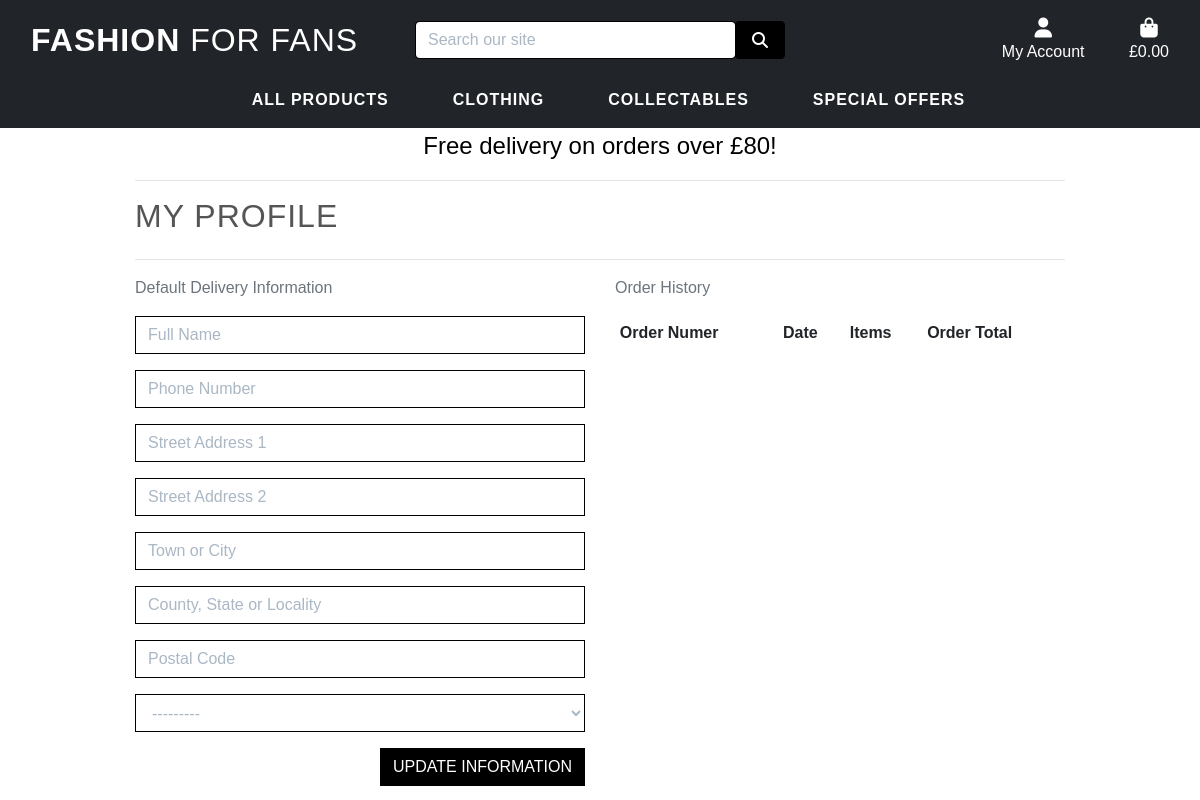
Page /profile/ (signed in) on the earlier database version.
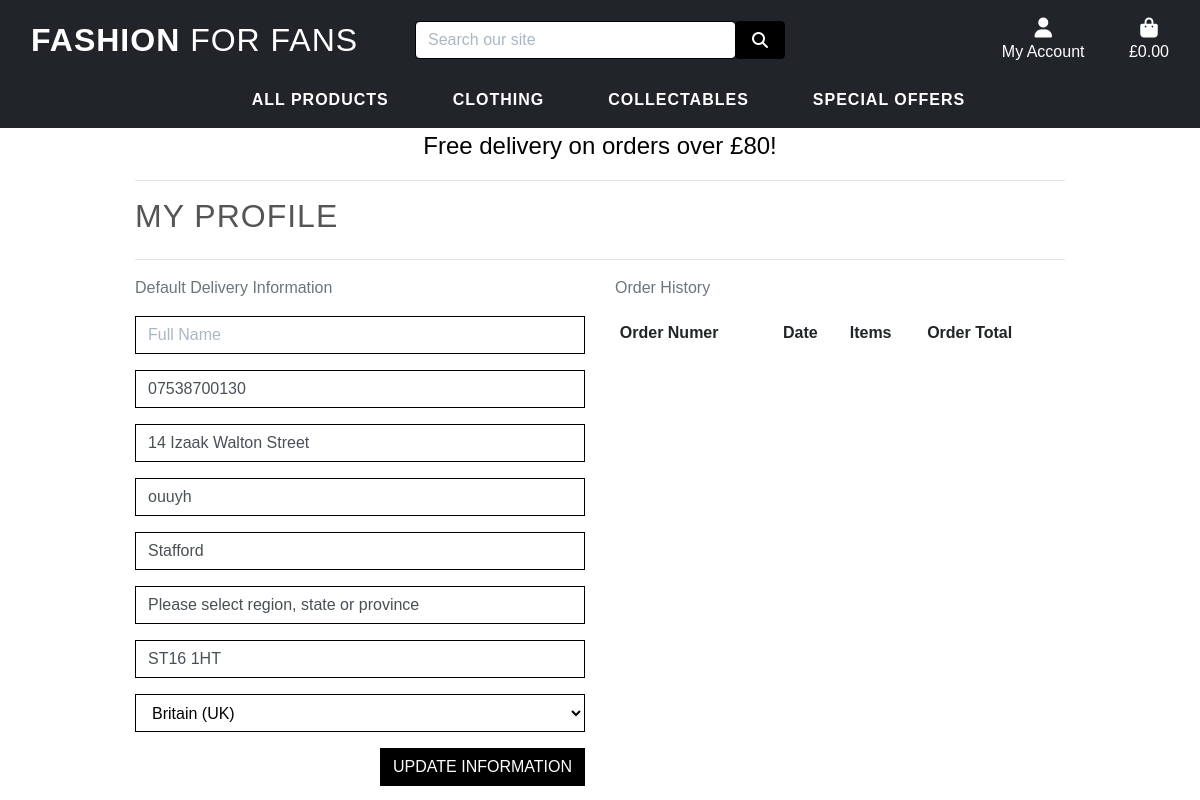
Same page on the later database version.
### profiles/models.py (models this page shows, shortened)
class UserProfile(models.Model):
    user = models.OneToOneField(User, on_delete=models.CASCADE)
    default_full_name = models.CharField(max_length=80, null=True, blank=True)
    default_phone_number = models.CharField(max_length=20, null=True, blank=True)
    default_street_address1 = models.CharField(max_length=80, null=True, blank=True)
    default_street_address2 = models.CharField(max_length=80, null=True, blank=True)
    default_town_or_city = models.CharField(max_length=40, null=True, blank=True)
    default_county = models.CharField(max_length=80, null=True, blank=True)
    default_postcode = models.CharField(max_length=20, null=True, blank=True)
    default_country = CountryField(blank_label='Country ', null=True, blank=True)

### profiles/views.py (the view)
# urls.py: path('profile/', include('profiles.urls')),
def profile(request):
    profile = get_object_or_404(UserProfile, user=request.user)
    if request.method == 'POST':
        form = UserProfileForm(request.POST, instance=profile)
        if form.is_valid():
            form.save()
            messages.success(request, 'Profile updated seccessfully')
    form = UserProfileForm(instance=profile)
    orders = profile.orders.all()
    template = 'profiles/profile.html'
    context = {
        'form': form,
        'orders': orders,
        'on_profile_page': True,
    }
    return render(request, template, context)

### profiles/forms.py
class UserProfileForm(forms.ModelForm):
    class Meta:
        model = UserProfile
        exclude = ('user',)
    def __init__(self, *args, **kwargs):
        super().__init__(*args, **kwargs)
        placeholders = {
            'default_full_name': 'Full Name',
            'default_phone_number': 'Phone Number',
            'default_street_address1': 'Street Address 1',
            'default_street_address2': 'Street Address 2',
            'default_town_or_city': 'Town or City',
            'default_postcode': 'Postal Code',
            'default_county': 'County, State or Locality',
        }
        self.fields['default_phone_number'].widget.attrs['autofocus'] = True
        for field in self.fields:
            if field != 'default_country':
                if self.fields[field].required:
                    placeholder = f'{placeholders[field]} *'
                else:
                    placeholder = placeholders[field]
                self.fields[field].widget.attrs['placeholder'] = placeholder
            self.fields[field].widget.attrs['class'] = 'border-black rounded-0 profile-form-input'
            self.fields[field].label = False

### profiles/templates/profiles/profile.html (shortened to what this page needs)
{% extends "base.html" %}
{% load static %}
{% block extra_css %}
    <link rel="stylesheet" href="{% static 'profiles/css/profile.css' %}">
{% endblock %}
{% block page_header %}
    <div class="container header-container">
    </div>
{% endblock %}
{% block content %}
    <div class="overlay"></div>
    <div class="container">
        <div class="row">
            <div class="col">
                <hr>
                <h2 class="logo-font product-title mb-4">My Profile</h2>
                <hr>
            </div>
        </div>
        <div class="row">
            <div class="col-12 col-lg-6">
                <p class="text-muted">Default Delivery Information</p>
                <form action="{% url 'profile' %}" class="mt-3" method="POST" id="profile-update-form">
                    {{ form|crispy }}
                    <button class="btn btn-outline-white rounded-0 text-uppercase float-right">Update Information</button>
                </form>
            </div>
            <div class="col-12 col-lg-6">
                <p class="text-muted">Order History</p>
                <div class="order-history table-responsive">
                    <table class="table table-sm table-borderless">
                        <thead>
                            <tr>
                                <th>Order Numer</th>
                                <th>Date</th>
                                <th>Items</th>
                                <th>Order Total</th>
                            </tr>
                        </thead>
                    </table>
                </div>
            </div>
        </div>
{% endblock %}

Differences in the rows shown:
changed UserProfile: default_phone_number (not shown) → "07538700130"; default_street_address1 (not shown) → "14 Izaak Walton Street"; default_street_address2 (not shown) → "ouuyh"; default_town_or_city (not shown) → "Stafford"; default_county (not shown) → "Please select region, state or province"; default_postcode (not shown) → "ST16 1HT"; default_country "---------" → "Britain (UK)"
